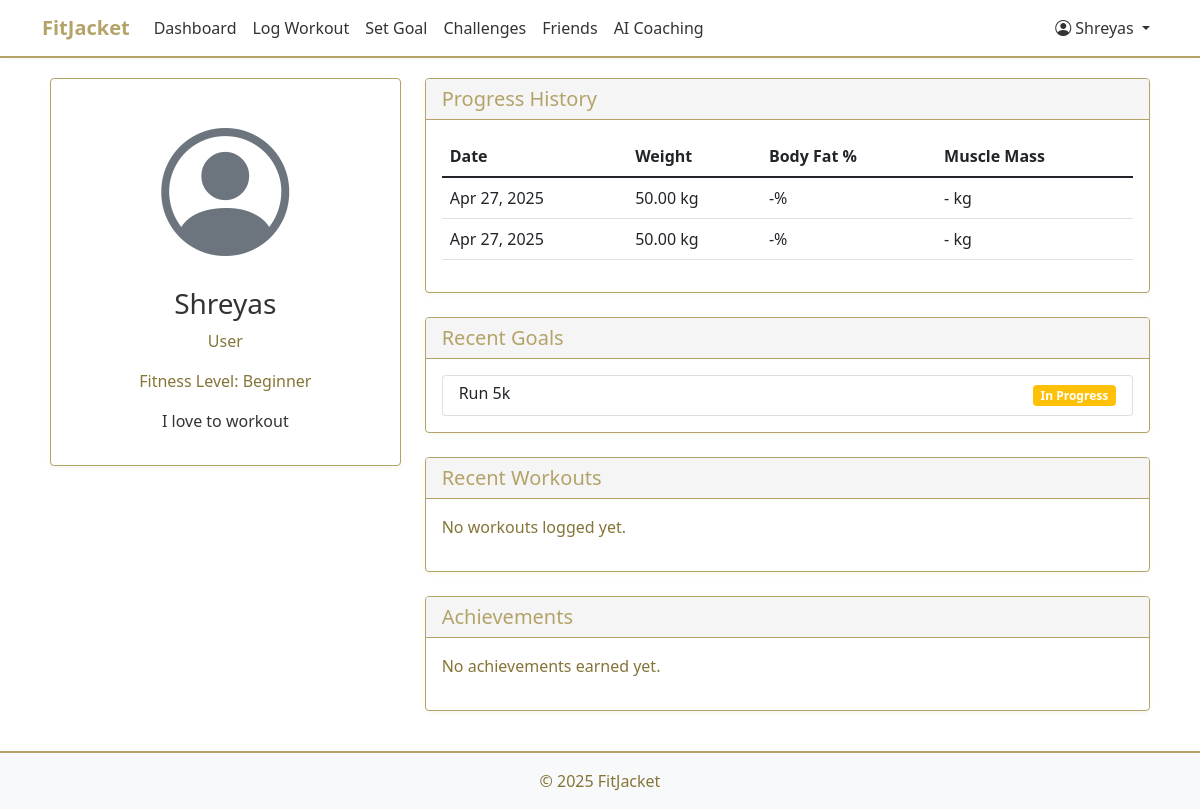
/profile/ (signed in), run on an earlier commit of the app's database.
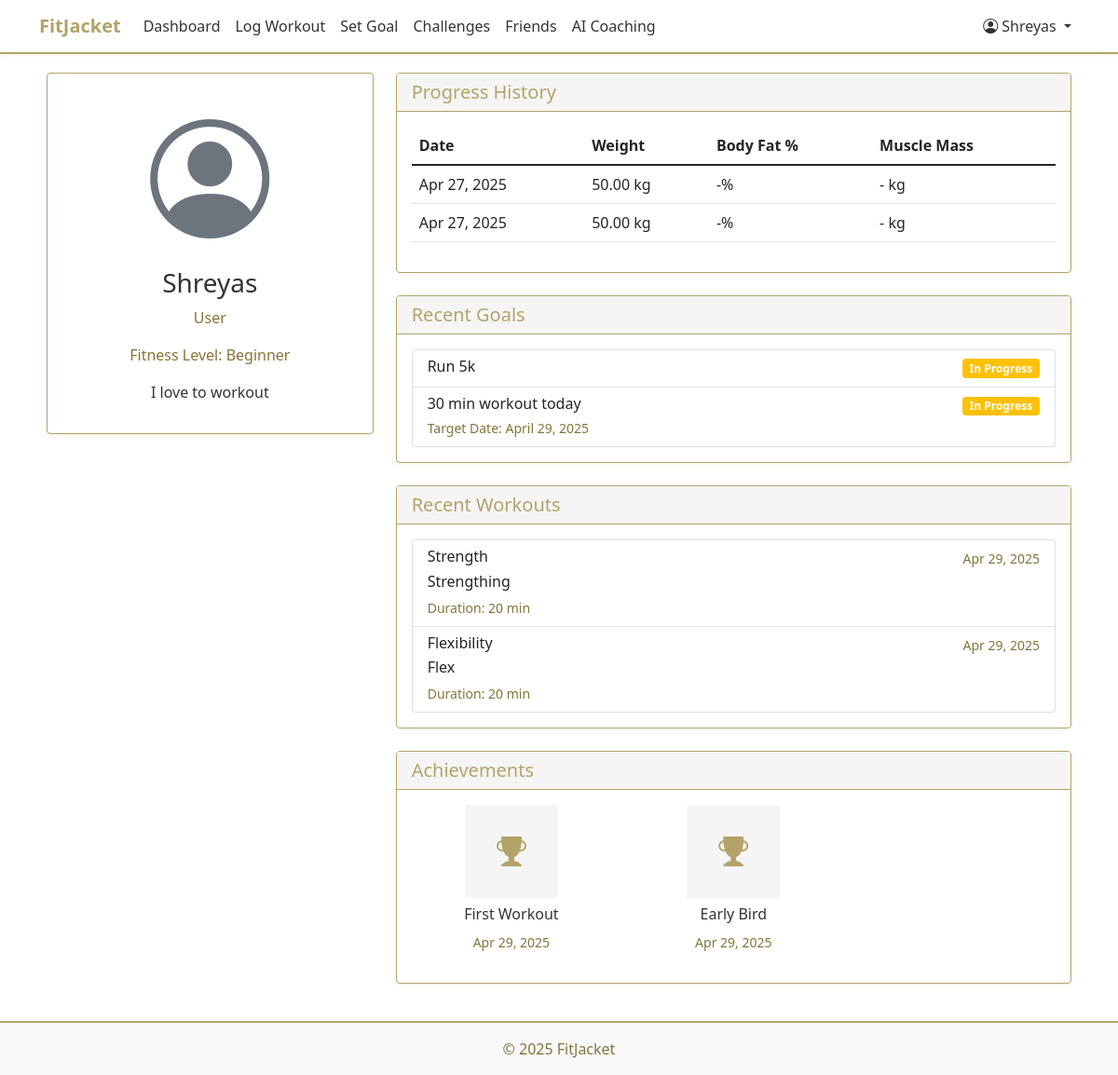
And on a later commit of the database.
### fitness/models.py (models this page shows, shortened)
class CustomUser(AbstractUser):
    USER_TYPE_CHOICES = (
        ('user', 'User'),
        ('coach', 'Coach'),
    )
    user_type = models.CharField(max_length=10, choices=USER_TYPE_CHOICES, default='user')
    bio = models.TextField(blank=True)
    profile_picture = models.ImageField(upload_to='profile_pictures/', null=True, blank=True)
    fitness_level = models.CharField(max_length=20, choices=(
        ('beginner', 'Beginner'),
        ('intermediate', 'Intermediate'),
        ('advanced', 'Advanced'),
    ), default='beginner')
    friends = models.ManyToManyField('self', symmetrical=False, blank=True)

class ProgressStats(models.Model):
    user = models.ForeignKey(CustomUser, on_delete=models.CASCADE)
    date = models.DateField()
    weight = models.DecimalField(max_digits=5, decimal_places=2, null=True, blank=True)
    body_fat_percentage = models.DecimalField(max_digits=4, decimal_places=2, null=True, blank=True)
    muscle_mass = models.DecimalField(max_digits=5, decimal_places=2, null=True, blank=True)
    notes = models.TextField(blank=True)

class Goal(models.Model):
    user = models.ForeignKey(CustomUser, on_delete=models.CASCADE)
    description = models.TextField()
    created_at = models.DateTimeField(auto_now_add=True)
    target_date = models.DateField(null=True, blank=True)
    is_completed = models.BooleanField(default=False)
    coach_feedback = models.TextField(blank=True, null=True)

class Workout(models.Model):
    WORKOUT_TYPES = (
        ('cardio', 'Cardio'),
        ('strength', 'Strength Training'),
        ('flexibility', 'Flexibility'),
        ('hiit', 'HIIT'),
        ('other', 'Other'),
    )
    user = models.ForeignKey(CustomUser, on_delete=models.CASCADE)
    workout_type = models.CharField(max_length=20, choices=WORKOUT_TYPES)
    description = models.TextField()
    duration = models.IntegerField(help_text="Duration in minutes")
    calories_burned = models.IntegerField(null=True, blank=True)
    created_at = models.DateTimeField(auto_now_add=True)
    coach_feedback = models.TextField(blank=True, null=True)
    location = models.CharField(max_length=255, blank=True, null=True)

class UserAchievement(models.Model):
    user = models.ForeignKey(CustomUser, on_delete=models.CASCADE)
    achievement = models.ForeignKey(Achievement, on_delete=models.CASCADE)
    earned_at = models.DateTimeField(auto_now_add=True)

class Achievement(models.Model):
    name = models.CharField(max_length=100)
    description = models.TextField()
    badge_image = models.ImageField(upload_to='achievement_badges/', null=True, blank=True)
    criteria = models.TextField(help_text="Description of how to earn this achievement")

### fitness/views.py (the view)
# urls.py: path('profile/', views.profile, name='profile'),
@login_required
def profile(request):
    user = request.user
    goals = Goal.objects.filter(user=user)
    workouts = Workout.objects.filter(user=user)
    achievements = UserAchievement.objects.filter(user=user)
    progress_stats = ProgressStats.objects.filter(user=user).order_by('-date')[:5]
    return render(request, 'fitness/profile.html', {
        'user': user,
        'goals': goals,
        'workouts': workouts,
        'achievements': achievements,
        'progress_stats': progress_stats
    })

### fitness/templates/fitness/profile.html (shortened to what this page needs)
{% extends 'fitness/base.html' %}
{% block content %}
<div class="row">
    <div class="col-md-4">
        <div class="card">
            <div class="card-body text-center">
                {% if user.profile_picture %}
                    <img src="{{ user.profile_picture.url }}" alt="Profile Picture" class="rounded-circle img-fluid mb-3" style="max-width: 200px;">
                {% else %}
                    <i class="bi bi-person-circle" style="font-size: 8rem; color: #6c757d;"></i>
                {% endif %}
                <h3>{{ user.username }}</h3>
                <p class="text-muted">{{ user.get_user_type_display }}</p>
                <p class="text-muted">Fitness Level: {{ user.get_fitness_level_display }}</p>
                {% if user.bio %}
                    <p>{{ user.bio }}</p>
                {% endif %}
            </div>
        </div>
    </div>
    <div class="col-md-8">
        <div class="card mb-4">
            <div class="card-header">
                <h5 class="mb-0">Progress History</h5>
            </div>
            <div class="card-body">
                {% if progress_stats %}
                    <div class="table-responsive">
                        <table class="table">
                            <thead>
                                <tr>
                                    <th>Date</th>
                                    <th>Weight</th>
                                    <th>Body Fat %</th>
                                    <th>Muscle Mass</th>
                                </tr>
                            </thead>
                            <tbody>
                                {% for stat in progress_stats %}
                                    <tr>
                                        <td>{{ stat.date|date:"M d, Y" }}</td>
                                        <td>{{ stat.weight|default:"-" }} kg</td>
                                        <td>{{ stat.body_fat_percentage|default:"-" }}%</td>
                                        <td>{{ stat.muscle_mass|default:"-" }} kg</td>
                                    </tr>
                                {% endfor %}
                            </tbody>
                        </table>
                    </div>
                {% else %}
                    <p class="text-muted">No progress stats recorded yet.</p>
                {% endif %}
            </div>
        </div>
        <div class="card mb-4">
            <div class="card-header">
                <h5 class="mb-0">Recent Goals</h5>
            </div>
            <div class="card-body">
                {% if goals %}
                    <div class="list-group">
                        {% for goal in goals|slice:":5" %}
                            <div class="list-group-item">
                                <div class="d-flex justify-content-between align-items-center">
                                    <h6 class="mb-1">{{ goal.description }}</h6>
                                    <span class="badge {% if goal.is_completed %}bg-success{% else %}bg-warning{% endif %}">
                                        {% if goal.is_completed %}Completed{% else %}In Progress{% endif %}
                                    </span>
                                </div>
                                {% if goal.target_date %}
                                    <small class="text-muted">Target Date: {{ goal.target_date }}</small>
                                {% endif %}
                            </div>
                        {% endfor %}
                    </div>
                {% else %}
                    <p class="text-muted">No goals set yet.</p>
                {% endif %}
            </div>
        </div>
        <div class="card mb-4">
            <div class="card-header">
                <h5 class="mb-0">Recent Workouts</h5>
            </div>
            <div class="card-body">
                {% if workouts %}
                    <div class="list-group">
                        {% for workout in workouts|slice:":5" %}
                            <div class="list-group-item">
                                <div class="d-flex justify-content-between align-items-center">
                                    <h6 class="mb-1">{{ workout.workout_type|title }}</h6>
                                    <small class="text-muted">{{ workout.created_at|date:"M d, Y" }}</small>
                                </div>
                                <p class="mb-1">{{ workout.description }}</p>
                                <small class="text-muted">
                                    Duration: {{ workout.duration }} min
                                </small>
                            </div>
                        {% endfor %}
                    </div>
                {% else %}
                    <p class="text-muted">No workouts logged yet.</p>
                {% endif %}
            </div>
        </div>
        <div class="card">
            <div class="card-header">
                <h5 class="mb-0">Achievements</h5>
            </div>
            <div class="card-body">
                {% if achievements %}
                    <div class="row">
                        {% for achievement in achievements|slice:":6" %}
                            <div class="col-md-4 mb-3">
                                <div class="text-center">
                                    {% if achievement.achievement.badge_image %}
                                        <img src="{{ achievement.achievement.badge_image.url }}"
                                             alt="{{ achievement.achievement.name }}"
                                             class="img-fluid mb-2"
                                             style="max-width: 100px;">
                                    {% else %}
                                        <div class="achievement-placeholder mb-2" style="width: 100px; height: 100px; background-color: var(--light-gray); display: flex; align-items: center; justify-content: center; margin: 0 auto;">
                                            <i class="bi bi-trophy-fill" style="font-size: 2rem; color: var(--gt-gold);"></i>
                                        </div>
                                    {% endif %}
                                    <h6>{{ achievement.achievement.name }}</h6>
                                    <small class="text-muted">{{ achievement.earned_at|date:"M d, Y" }}</small>
                                </div>
                            </div>
                        {% endfor %}
                    </div>
                {% else %}
                    <p class="text-muted">No achievements earned yet.</p>
                {% endif %}
            </div>
        </div>
    </div>
</div>
{% endblock %}

### fitness/templates/fitness/base.html (shortened to what this page needs)
<!DOCTYPE html>
<html lang="en">
<head>
    <link href="https://cdn.jsdelivr.net/npm/bootstrap@5.1.3/dist/css/bootstrap.min.css" rel="stylesheet">
    <link rel="stylesheet" href="https://cdn.jsdelivr.net/npm/bootstrap-icons@1.7.2/font/bootstrap-icons.css">
</head>
<body>
    <nav class="navbar navbar-expand-lg navbar-light bg-light">
        <div class="container">
            <a class="navbar-brand" href="{% url 'home' %}">FitJacket</a>
            <div class="collapse navbar-collapse" id="navbarNav">
                <ul class="navbar-nav me-auto">
                    {% if user.is_authenticated %}
                        <li class="nav-item">
                            <a class="nav-link" href="{% url 'dashboard' %}">Dashboard</a>
                        </li>
                        <li class="nav-item">
                            <a class="nav-link" href="{% url 'log_workout' %}">Log Workout</a>
                        </li>
                        <li class="nav-item">
                            <a class="nav-link" href="{% url 'set_goal' %}">Set Goal</a>
                        </li>
                        <li class="nav-item">
                            <a class="nav-link" href="{% url 'challenges' %}">Challenges</a>
                        </li>
                        <li class="nav-item">
                            <a class="nav-link" href="{% url 'friends' %}">Friends</a>
                        </li>
                        <li class="nav-item">
                            <a class="nav-link" href="{% url 'ai_coaching' %}">AI Coaching</a>
                        </li>
                    {% endif %}
                </ul>
                <ul class="navbar-nav">
                    {% if user.is_authenticated %}
                        <li class="nav-item dropdown">
                            <a class="nav-link dropdown-toggle" href="#" id="navbarDropdown" role="button" data-bs-toggle="dropdown">
                                <i class="bi bi-person-circle"></i> {{ user.username }}
                            </a>
                        </li>
                    {% endif %}
                </ul>
            </div>
        </div>
    </nav>
    <div class="container main-content">
        {% block content %}
        {% endblock %}
    </div>
    <footer class="footer mt-auto py-3 bg-light">
        <div class="container text-center">
            <span class="text-muted">© 2025 FitJacket</span>
        </div>
    </footer>
</body>
</html>

### fitness/templates/fitness/base.html (style rules this page uses)
:root { --gt-gold: #B3A369; --gt-dark-gold: #857437; --white: #FFFFFF; --light-gray: #F5F5F5; --dark-gray: #333333; }
html, body { height: 100%; margin: 0; background-color: var(--white); color: var(--dark-gray); }
body { display: flex; flex-direction: column; }
.navbar { background-color: var(--white) !important; border-bottom: 2px solid var(--gt-gold); box-shadow: 0 2px 4px rgba(179, 163, 105, 0.1); }
.navbar-brand { font-weight: bold; color: var(--gt-gold) !important; }
.nav-link { color: var(--dark-gray) !important; }
.main-content { padding: 20px; flex: 1 0 auto; }
.card { margin-bottom: 20px; background-color: var(--white); border: 1px solid var(--gt-gold); box-shadow: 0 2px 4px rgba(179, 163, 105, 0.1); }
.card-header { background-color: var(--light-gray); color: var(--gt-gold); font-weight: bold; border-bottom: 1px solid var(--gt-gold); }
.footer { flex-shrink: 0; width: 100%; background-color: var(--white); border-top: 2px solid var(--gt-gold); }
.text-muted { color: var(--gt-dark-gold) !important; }

What changed in the data, as far as the page shows it:
added Goal: description "30 min workout today", is_completed "In Progress", target_date "April 29, 2025"
added Workout: workout_type "Strength", created_at "Apr 29, 2025", description "Strengthing", duration "20"
added Workout: workout_type "Flexibility", created_at "Apr 29, 2025", description "Flex", duration "20"
added UserAchievement: achievement.name "First Workout", earned_at "Apr 29, 2025"
added UserAchievement: achievement.name "Early Bird", earned_at "Apr 29, 2025"
Also different on the page:
text no longer shown: "No workouts logged yet. No achievements earned yet."
